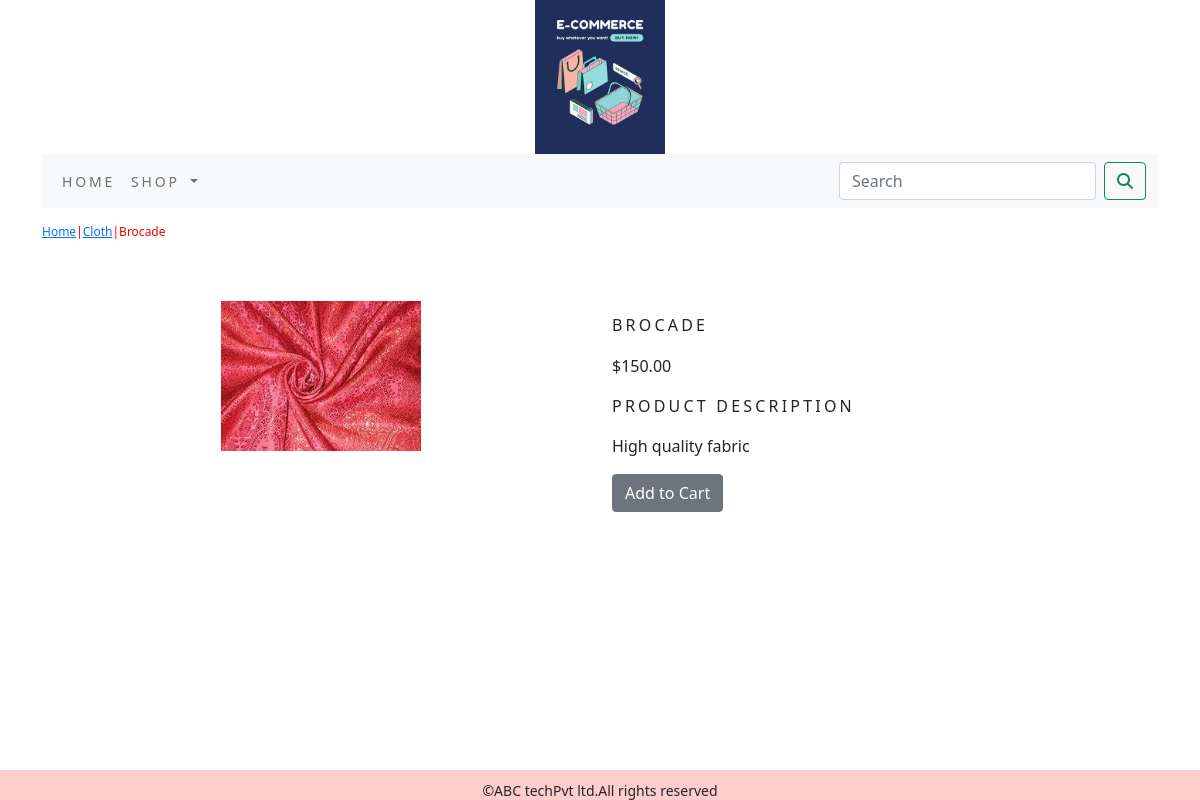
The page /shop/cloth/brocade/ on the database its author committed.
### shop/models.py (models this page shows, shortened)
class Product(models.Model):
    name = models.CharField(max_length=250, unique=True)
    slug = models.SlugField(max_length=250, unique=True)
    description = models.TextField(blank=True)
    price = models.DecimalField(max_digits=10, decimal_places=2)
    category = models.ForeignKey(Category, on_delete=models.CASCADE)
    image = models.ImageField(upload_to='product', blank=True)
    stock = models.IntegerField()
    available = models.BooleanField(default=True)
    created = models.DateTimeField(auto_now_add=True)
    updated = models.DateTimeField(auto_now=True)
    class Meta:
        ordering = ('name',)
        verbose_name = 'product'
        verbose_name_plural = 'products'

class Category(models.Model):
    name = models.CharField(max_length=250, unique=True)
    slug = models.SlugField(max_length=250, unique=True)
    description = models.TextField(blank=True)
    image = models.ImageField(upload_to='category', blank=True)
    class Meta:
        ordering = ('name',)
        verbose_name = 'category'
        verbose_name_plural = 'categories'
    def get_url(self):
        return reverse('shop:products_by_category', args=[self.slug])
    def __str__(self):
        return '{}'.format(self.name)

### shop/views.py (the view)
# urls.py: path('<slug:c_slug>/<slug:product_slug>/', views.ProDetail, name='prodCatdetail')
def ProDetail(request,c_slug,product_slug):
    try:
        product=Product.objects.get(category__slug=c_slug,slug=product_slug)
    except Exception as e:
        raise e
    return render(request,"product.html",{'product':product})

### cart/context_processors.py (called while the page is built)
def counter(request):
    item_count=0
    if 'admin' in request.path:
        return {}
    else:
        try:
            cart=Cart.objects.filter(cart_id=_cart_id(request))
            cart_items=CartItem.objects.all().filter(cart=cart[:1])
            for cart_item in cart_items:
                item_count += cart_item.quantity
        except Cart.DoesNotExist:
            item_count=0
    return dict(item_count=item_count)

### cart/views.py (called while the page is built)
def _cart_id(request):
    cart = request.session.session_key
    if not cart:
        cart = request.session.create()
    return cart

### shop/context_processors.py (called while the page is built)
def menu_links(request):
    links=Category.objects.all()
    return dict(links=links)

### templates/product.html (shortened to what this page needs)
{% extends 'base.html' %}
{% load static %}
{% block content %}
<div>
 <div class="row my_prod_row_class">
    <div class="mx_auto">
        <p><a href="{% url 'shop:allProductCat' %}">Home</a>|<a href="{{product.category.get_url}}">{{product.category}}</a>|{{product.name}}</p>
    </div>
 </div>
    <div class="container">
<br>
<div class="row">
    <div class="col-12 col-sm-12 col-md-12 col-lg-6 text-center">
        <div style="min-width:18rem;">
            <img class="my_image_p"  src="{{product.image.url}}"  alt="{{product.name}}">
        </div>
    </div>
    <div class="col-12 col-sm-12 col-md-12 col-lg-6">
        <div>
            <h1 class="my_prod_title">{{product.name}}</h1>
            <p>${{product.price}}</p>
            <p class="my_title">Product Description</p>
            <p class="text-justify my_prod_text">{{product.description}}</p>
            {% if product.stock <= 0 %}
            <p class="text-justify my_prod_text"><b>Out Of Stock</b></p>
            {% else %}
            <a class="btn btn-secondary" href="{% url 'cart:add_cart' product.id %}">Add to Cart</a>
            {% endif %}
        </div>
    </div>
</div>
</div>
</div>
{% endblock %}

### static/css/custom.css (style rules this page uses)
body { font-family: 'Cormorant SC', serif; }
.my_image_p { width:200px; height:150px; }
.my_title { font-size:16px; text-transform:uppercase; letter-spacing:.2em; }
.my_prod_row_class { padding-top:15px; padding-bottom:20px; }
.my_prod_row_class .mx_auto { color:red; font-size:12px; text-decoration:none; }
.my_prod_title { font-size:16px; text-transform:uppercase; letter-spacing:.2em; padding-top:15px; padding-bottom:10px; }
.my_prod_text { padding-right:20px; }

### rows shown on the page
Product: category "Cloth", name "Brocade", image (picture), name "BROCADE", price "150.00", description "High quality fabric"
